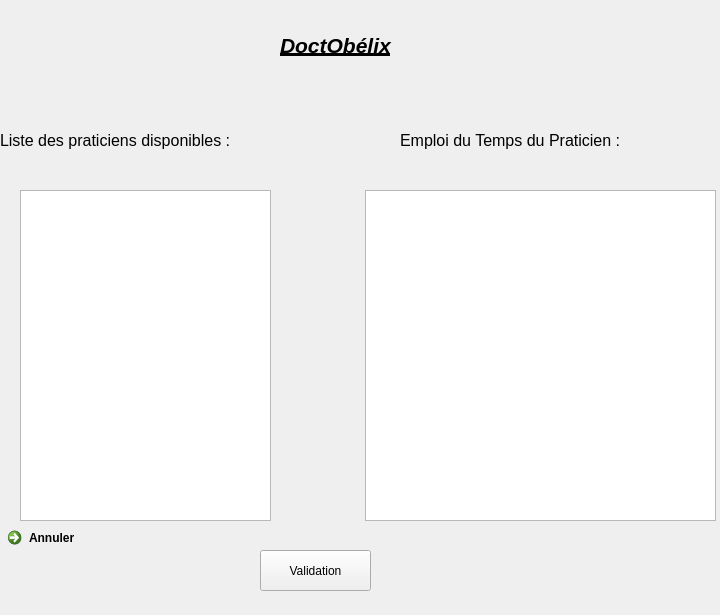
<?xml version="1.0" encoding="UTF-8"?>
<ui version="4.0">
 <class>Form</class>
 <widget class="QWidget" name="Form">
  <property name="geometry">
   <rect>
    <x>0</x>
    <y>0</y>
    <width>720</width>
    <height>615</height>
   </rect>
  </property>
  <property name="windowTitle">
   <string>Form</string>
  </property>
  <widget class="QCommandLinkButton" name="Retour_commandLinkButton">
   <property name="geometry">
    <rect>
     <x>0</x>
     <y>520</y>
     <width>222</width>
     <height>48</height>
    </rect>
   </property>
   <property name="text">
    <string>Annuler</string>
   </property>
  </widget>
  <widget class="QLabel" name="Brand_Label">
   <property name="geometry">
    <rect>
     <x>280</x>
     <y>10</y>
     <width>171</width>
     <height>71</height>
    </rect>
   </property>
   <property name="text">
    <string>&lt;html&gt;&lt;head/&gt;&lt;body&gt;&lt;p&gt;&lt;span style=&quot; font-size:16pt; font-weight:600; font-style:italic; text-decoration: underline;&quot;&gt;DoctObélix&lt;/span&gt;&lt;/p&gt;&lt;/body&gt;&lt;/html&gt;</string>
   </property>
  </widget>
  <widget class="QLabel" name="listepraticiens_Label">
   <property name="geometry">
    <rect>
     <x>0</x>
     <y>120</y>
     <width>301</width>
     <height>41</height>
    </rect>
   </property>
   <property name="text">
    <string>&lt;html&gt;&lt;head/&gt;&lt;body&gt;&lt;p&gt;&lt;span style=&quot; font-size:12pt;&quot;&gt;Liste des praticiens disponibles :&lt;/span&gt;&lt;/p&gt;&lt;/body&gt;&lt;/html&gt;</string>
   </property>
  </widget>
  <widget class="QListView" name="ListePraticens_listView">
   <property name="geometry">
    <rect>
     <x>20</x>
     <y>190</y>
     <width>251</width>
     <height>331</height>
    </rect>
   </property>
  </widget>
  <widget class="QTableView" name="tableView">
   <property name="geometry">
    <rect>
     <x>365</x>
     <y>190</y>
     <width>351</width>
     <height>331</height>
    </rect>
   </property>
  </widget>
  <widget class="QLabel" name="EdTPraticien_Label">
   <property name="geometry">
    <rect>
     <x>400</x>
     <y>120</y>
     <width>291</width>
     <height>41</height>
    </rect>
   </property>
   <property name="text">
    <string>&lt;html&gt;&lt;head/&gt;&lt;body&gt;&lt;p&gt;&lt;span style=&quot; font-size:12pt;&quot;&gt;Emploi du Temps du Praticien :&lt;/span&gt;&lt;/p&gt;&lt;/body&gt;&lt;/html&gt;</string>
   </property>
  </widget>
  <widget class="QPushButton" name="ValidationpushButton">
   <property name="geometry">
    <rect>
     <x>260</x>
     <y>550</y>
     <width>111</width>
     <height>41</height>
    </rect>
   </property>
   <property name="text">
    <string>Validation</string>
   </property>
  </widget>
 </widget>
 <resources/>
 <connections>
  <connection>
   <sender>ListePraticens_listView</sender>
   <signal>activated(QModelIndex)</signal>
   <receiver>tableView</receiver>
   <slot>edit(QModelIndex)</slot>
   <hints>
    <hint type="sourcelabel">
     <x>145</x>
     <y>355</y>
    </hint>
    <hint type="destinationlabel">
     <x>540</x>
     <y>355</y>
    </hint>
   </hints>
  </connection>
  <connection>
   <sender>tableView</sender>
   <signal>activated(QModelIndex)</signal>
   <receiver>Form</receiver>
   <slot>close()</slot>
   <hints>
    <hint type="sourcelabel">
     <x>540</x>
     <y>355</y>
    </hint>
    <hint type="destinationlabel">
     <x>359</x>
     <y>307</y>
    </hint>
   </hints>
  </connection>
 </connections>
</ui>
